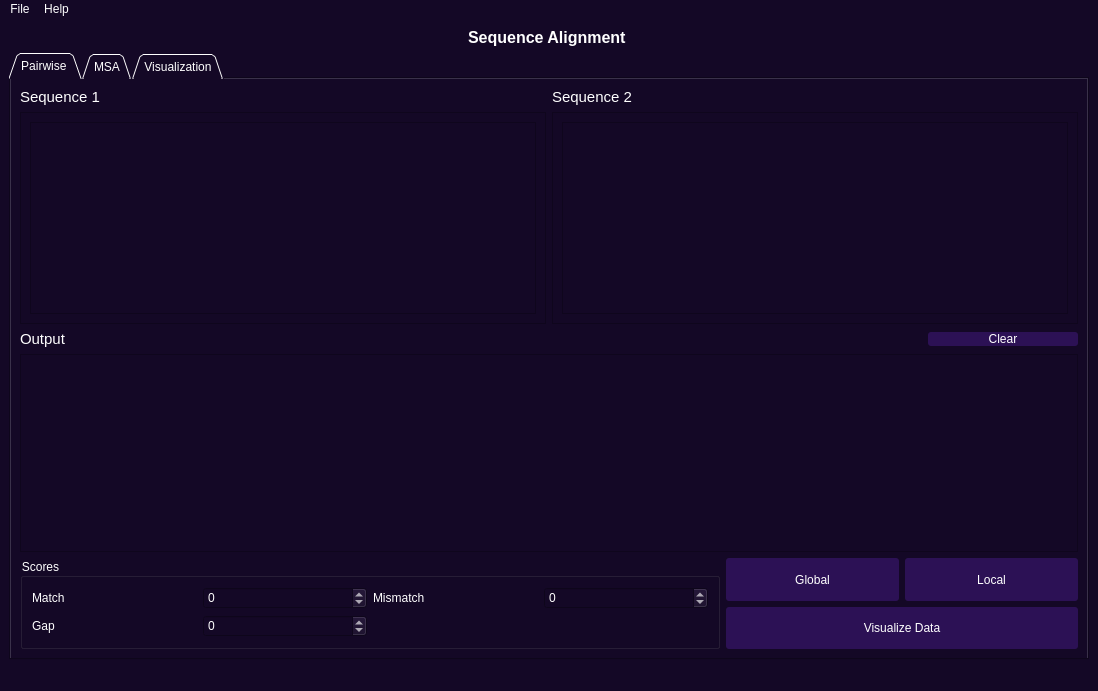
<?xml version="1.0" encoding="UTF-8"?>
<ui version="4.0">
 <class>MainWindow</class>
 <widget class="QMainWindow" name="MainWindow">
  <property name="geometry">
   <rect>
    <x>0</x>
    <y>0</y>
    <width>1098</width>
    <height>691</height>
   </rect>
  </property>
  <property name="windowTitle">
   <string>MainWindow</string>
  </property>
  <property name="styleSheet">
   <string notr="true">background-color: rgb(27, 30, 54);
color: rgb(255, 255, 255);
background-color:#140826</string>
  </property>
  <widget class="QWidget" name="centralwidget">
   <layout class="QGridLayout" name="gridLayout">
    <item row="0" column="0">
     <widget class="QLabel" name="label_2">
      <property name="text">
       <string>&lt;html&gt;&lt;head/&gt;&lt;body&gt;&lt;p align=&quot;center&quot;&gt;&lt;span style=&quot; font-size:12pt; font-weight:600;&quot;&gt;Sequence Alignment &lt;/span&gt;&lt;/p&gt;&lt;/body&gt;&lt;/html&gt;</string>
      </property>
     </widget>
    </item>
    <item row="1" column="0">
     <widget class="QTabWidget" name="tabWidget">
      <property name="enabled">
       <bool>true</bool>
      </property>
      <property name="font">
       <font>
        <family>MS Shell Dlg 2</family>
        <pointsize>9</pointsize>
        <weight>50</weight>
        <italic>false</italic>
        <bold>false</bold>
       </font>
      </property>
      <property name="styleSheet">
       <string notr="true">
font: 9pt &quot;MS Shell Dlg 2&quot;;</string>
      </property>
      <property name="tabShape">
       <enum>QTabWidget::Triangular</enum>
      </property>
      <property name="currentIndex">
       <number>0</number>
      </property>
      <widget class="QWidget" name="tab">
       <attribute name="title">
        <string>Pairwise </string>
       </attribute>
       <layout class="QGridLayout" name="gridLayout_23">
        <item row="0" column="0">
         <layout class="QGridLayout" name="gridLayout_22">
          <item row="0" column="0">
           <layout class="QGridLayout" name="gridLayout_8"/>
          </item>
          <item row="2" column="1">
           <widget class="QScrollArea" name="scrollArea_2">
            <property name="widgetResizable">
             <bool>true</bool>
            </property>
            <widget class="QWidget" name="scrollAreaWidgetContents_4">
             <property name="geometry">
              <rect>
               <x>0</x>
               <y>0</y>
               <width>517</width>
               <height>216</height>
              </rect>
             </property>
             <layout class="QGridLayout" name="gridLayout_3">
              <item row="0" column="0">
               <widget class="QTextEdit" name="pairwise_seq2_in_line">
                <property name="font">
                 <font>
                  <family>MS Shell Dlg 2</family>
                  <pointsize>9</pointsize>
                  <weight>50</weight>
                  <italic>false</italic>
                  <bold>false</bold>
                 </font>
                </property>
               </widget>
              </item>
             </layout>
            </widget>
           </widget>
          </item>
          <item row="1" column="1">
           <widget class="QLabel" name="label_8">
            <property name="text">
             <string>&lt;html&gt;&lt;head/&gt;&lt;body&gt;&lt;p&gt;&lt;span style=&quot; font-size:11pt;&quot;&gt;Sequence 2 &lt;/span&gt;&lt;/p&gt;&lt;/body&gt;&lt;/html&gt;</string>
            </property>
           </widget>
          </item>
          <item row="1" column="0" rowspan="2">
           <layout class="QGridLayout" name="gridLayout_9">
            <item row="1" column="0">
             <widget class="QScrollArea" name="scrollArea">
              <property name="widgetResizable">
               <bool>true</bool>
              </property>
              <widget class="QWidget" name="scrollAreaWidgetContents">
               <property name="geometry">
                <rect>
                 <x>0</x>
                 <y>0</y>
                 <width>516</width>
                 <height>214</height>
                </rect>
               </property>
               <layout class="QGridLayout" name="gridLayout_2">
                <item row="0" column="0">
                 <widget class="QTextEdit" name="pairwise_seq1_in_line">
                  <property name="font">
                   <font>
                    <family>MS Shell Dlg 2</family>
                    <pointsize>9</pointsize>
                    <weight>50</weight>
                    <italic>false</italic>
                    <bold>false</bold>
                   </font>
                  </property>
                 </widget>
                </item>
               </layout>
              </widget>
             </widget>
            </item>
            <item row="0" column="0">
             <widget class="QLabel" name="label_10">
              <property name="text">
               <string>&lt;html&gt;&lt;head/&gt;&lt;body&gt;&lt;p&gt;&lt;span style=&quot; font-size:11pt;&quot;&gt;Sequence 1&lt;/span&gt;&lt;/p&gt;&lt;/body&gt;&lt;/html&gt;</string>
              </property>
             </widget>
            </item>
           </layout>
          </item>
         </layout>
        </item>
        <item row="2" column="0">
         <layout class="QGridLayout" name="gridLayout_7">
          <item row="1" column="1" colspan="2">
           <widget class="QPushButton" name="visualize_pairwise_data_button">
            <property name="sizePolicy">
             <sizepolicy hsizetype="Minimum" vsizetype="Maximum">
              <horstretch>0</horstretch>
              <verstretch>0</verstretch>
             </sizepolicy>
            </property>
            <property name="maximumSize">
             <size>
              <width>900</width>
              <height>100</height>
             </size>
            </property>
            <property name="focusPolicy">
             <enum>Qt::StrongFocus</enum>
            </property>
            <property name="styleSheet">
             <string notr="true">QPushButton {
    border-radius: 3px;
    background-color:#2c1155;
    font: 12pt &quot;MS Shell Dlg 2&quot;;
    }

QPushButton:hover {
    background-color:#6e2ad5
    }

</string>
            </property>
            <property name="text">
             <string>Visualize Data</string>
            </property>
            <property name="icon">
             <iconset>
              <normaloff>icons/Real-Time-256.png</normaloff>icons/Real-Time-256.png</iconset>
            </property>
           </widget>
          </item>
          <item row="0" column="2">
           <widget class="QPushButton" name="local_align_button">
            <property name="sizePolicy">
             <sizepolicy hsizetype="Minimum" vsizetype="Maximum">
              <horstretch>0</horstretch>
              <verstretch>0</verstretch>
             </sizepolicy>
            </property>
            <property name="maximumSize">
             <size>
              <width>300</width>
              <height>100</height>
             </size>
            </property>
            <property name="styleSheet">
             <string notr="true">QPushButton {
    border-radius: 3px;
    background-color:#2c1155;
    font: 12pt &quot;MS Shell Dlg 2&quot;;
    }

QPushButton:hover {
    background-color:#6e2ad5
    }


</string>
            </property>
            <property name="text">
             <string>Local</string>
            </property>
            <property name="checkable">
             <bool>true</bool>
            </property>
            <property name="checked">
             <bool>true</bool>
            </property>
            <property name="autoRepeat">
             <bool>false</bool>
            </property>
            <property name="autoExclusive">
             <bool>false</bool>
            </property>
            <attribute name="buttonGroup">
             <string notr="true">buttonGroup_2</string>
            </attribute>
           </widget>
          </item>
          <item row="0" column="1">
           <widget class="QPushButton" name="global_align_button">
            <property name="sizePolicy">
             <sizepolicy hsizetype="Minimum" vsizetype="Maximum">
              <horstretch>0</horstretch>
              <verstretch>0</verstretch>
             </sizepolicy>
            </property>
            <property name="maximumSize">
             <size>
              <width>300</width>
              <height>100</height>
             </size>
            </property>
            <property name="focusPolicy">
             <enum>Qt::StrongFocus</enum>
            </property>
            <property name="autoFillBackground">
             <bool>false</bool>
            </property>
            <property name="styleSheet">
             <string notr="true">QPushButton {
    border-radius: 3px;
    background-color:#2c1155;
    font: 12pt &quot;MS Shell Dlg 2&quot;;
    }

QPushButton:hover {
    background-color:#6e2ad5
    }


</string>
            </property>
            <property name="text">
             <string>Global</string>
            </property>
            <property name="checkable">
             <bool>true</bool>
            </property>
            <attribute name="buttonGroup">
             <string notr="true">buttonGroup_2</string>
            </attribute>
           </widget>
          </item>
          <item row="0" column="0" rowspan="2">
           <widget class="QGroupBox" name="groupBox">
            <property name="sizePolicy">
             <sizepolicy hsizetype="Expanding" vsizetype="Minimum">
              <horstretch>0</horstretch>
              <verstretch>0</verstretch>
             </sizepolicy>
            </property>
            <property name="maximumSize">
             <size>
              <width>700</width>
              <height>16777215</height>
             </size>
            </property>
            <property name="styleSheet">
             <string notr="true">font: 11pt &quot;MS Shell Dlg 2&quot;;</string>
            </property>
            <property name="title">
             <string>Scores</string>
            </property>
            <layout class="QGridLayout" name="gridLayout_6">
             <item row="0" column="0">
              <layout class="QGridLayout" name="gridLayout_5">
               <item row="0" column="0">
                <widget class="QLabel" name="label_4">
                 <property name="text">
                  <string>Match</string>
                 </property>
                </widget>
               </item>
               <item row="2" column="0">
                <widget class="QLabel" name="label_6">
                 <property name="text">
                  <string>Gap</string>
                 </property>
                </widget>
               </item>
               <item row="2" column="1">
                <widget class="QSpinBox" name="pair_gap_input">
                 <property name="minimum">
                  <number>-99</number>
                 </property>
                </widget>
               </item>
               <item row="0" column="2">
                <widget class="QLabel" name="label_5">
                 <property name="text">
                  <string>Mismatch</string>
                 </property>
                </widget>
               </item>
               <item row="0" column="1">
                <widget class="QSpinBox" name="pair_match_input">
                 <property name="minimum">
                  <number>-99</number>
                 </property>
                </widget>
               </item>
               <item row="0" column="3">
                <widget class="QSpinBox" name="pair_mismatch_input">
                 <property name="minimum">
                  <number>-99</number>
                 </property>
                </widget>
               </item>
              </layout>
             </item>
            </layout>
           </widget>
          </item>
         </layout>
        </item>
        <item row="1" column="0">
         <layout class="QGridLayout" name="gridLayout_10">
          <item row="4" column="0">
           <widget class="QScrollArea" name="scrollArea_3">
            <property name="widgetResizable">
             <bool>true</bool>
            </property>
            <widget class="QWidget" name="scrollAreaWidgetContents_5">
             <property name="geometry">
              <rect>
               <x>0</x>
               <y>0</y>
               <width>1044</width>
               <height>120</height>
              </rect>
             </property>
             <layout class="QGridLayout" name="gridLayout_4">
              <item row="0" column="0">
               <widget class="QLabel" name="pairwise_output_line">
                <property name="font">
                 <font>
                  <family>MS Shell Dlg 2</family>
                  <pointsize>10</pointsize>
                  <weight>50</weight>
                  <italic>false</italic>
                  <bold>false</bold>
                 </font>
                </property>
                <property name="styleSheet">
                 <string notr="true">font: 10pt &quot;MS Shell Dlg 2&quot;;</string>
                </property>
                <property name="text">
                 <string>&lt;html&gt;&lt;head/&gt;&lt;body&gt;&lt;p&gt;&lt;br/&gt;&lt;/p&gt;&lt;p&gt;&lt;br/&gt;&lt;/p&gt;&lt;/body&gt;&lt;/html&gt;</string>
                </property>
               </widget>
              </item>
             </layout>
            </widget>
           </widget>
          </item>
          <item row="2" column="0">
           <layout class="QHBoxLayout" name="horizontalLayout_4">
            <item>
             <widget class="QLabel" name="label_9">
              <property name="maximumSize">
               <size>
                <width>16777215</width>
                <height>16777215</height>
               </size>
              </property>
              <property name="text">
               <string>&lt;html&gt;&lt;head/&gt;&lt;body&gt;&lt;p&gt;&lt;span style=&quot; font-size:11pt;&quot;&gt;Output&lt;/span&gt;&lt;/p&gt;&lt;/body&gt;&lt;/html&gt;</string>
              </property>
             </widget>
            </item>
            <item>
             <widget class="QPushButton" name="pairwise_clear_button">
              <property name="maximumSize">
               <size>
                <width>150</width>
                <height>16777215</height>
               </size>
              </property>
              <property name="styleSheet">
               <string notr="true">QPushButton {
    border-radius: 3px;
    background-color:#2c1155;
    font: 12pt &quot;MS Shell Dlg 2&quot;;
    }

QPushButton:hover {
    background-color:#6e2ad5
    }</string>
              </property>
              <property name="text">
               <string>Clear</string>
              </property>
              <property name="icon">
               <iconset>
                <normaloff>icons/Garbage-Closed-256.png</normaloff>icons/Garbage-Closed-256.png</iconset>
              </property>
             </widget>
            </item>
           </layout>
          </item>
         </layout>
        </item>
       </layout>
      </widget>
      <widget class="QWidget" name="MSA">
       <attribute name="title">
        <string>MSA</string>
       </attribute>
       <layout class="QGridLayout" name="gridLayout_19">
        <item row="1" column="0">
         <layout class="QGridLayout" name="gridLayout_13">
          <item row="0" column="3">
           <widget class="QLCDNumber" name="lcd_mutual_information">
            <property name="maximumSize">
             <size>
              <width>55</width>
              <height>16777215</height>
             </size>
            </property>
           </widget>
          </item>
          <item row="0" column="5">
           <widget class="QLCDNumber" name="lcd_sum_of_pairs">
            <property name="maximumSize">
             <size>
              <width>55</width>
              <height>16777215</height>
             </size>
            </property>
           </widget>
          </item>
          <item row="0" column="2">
           <widget class="QLabel" name="label_14">
            <property name="maximumSize">
             <size>
              <width>125</width>
              <height>16777215</height>
             </size>
            </property>
            <property name="text">
             <string>Mutual Information</string>
            </property>
           </widget>
          </item>
          <item row="0" column="0">
           <widget class="QLabel" name="label_13">
            <property name="sizePolicy">
             <sizepolicy hsizetype="Preferred" vsizetype="Minimum">
              <horstretch>0</horstretch>
              <verstretch>0</verstretch>
             </sizepolicy>
            </property>
            <property name="maximumSize">
             <size>
              <width>110</width>
              <height>16777215</height>
             </size>
            </property>
            <property name="text">
             <string>Percent Identity</string>
            </property>
           </widget>
          </item>
          <item row="0" column="11">
           <widget class="QPushButton" name="align_msa_button">
            <property name="maximumSize">
             <size>
              <width>500</width>
              <height>100</height>
             </size>
            </property>
            <property name="styleSheet">
             <string notr="true">QPushButton {
    border-radius: 3px;
    background-color:#2c1155;
    font: 12pt &quot;MS Shell Dlg 2&quot;;
    }

QPushButton:hover {
    background-color:#6e2ad5
    }

</string>
            </property>
            <property name="text">
             <string>Align</string>
            </property>
            <property name="checkable">
             <bool>true</bool>
            </property>
           </widget>
          </item>
          <item row="0" column="4">
           <widget class="QLabel" name="label_15">
            <property name="maximumSize">
             <size>
              <width>100</width>
              <height>16777215</height>
             </size>
            </property>
            <property name="text">
             <string>Sum Of Pairs</string>
            </property>
           </widget>
          </item>
          <item row="0" column="1">
           <widget class="QLCDNumber" name="lcd_percent_identity">
            <property name="maximumSize">
             <size>
              <width>55</width>
              <height>16777215</height>
             </size>
            </property>
            <property name="smallDecimalPoint">
             <bool>false</bool>
            </property>
            <property name="digitCount">
             <number>5</number>
            </property>
            <property name="value" stdset="0">
             <double>0.000000000000000</double>
            </property>
           </widget>
          </item>
          <item row="0" column="9">
           <widget class="QPushButton" name="visualize_msa_data_button">
            <property name="maximumSize">
             <size>
              <width>500</width>
              <height>100</height>
             </size>
            </property>
            <property name="styleSheet">
             <string notr="true">QPushButton {
    border-radius: 3px;
    background-color:#2c1155;
    font: 12pt &quot;MS Shell Dlg 2&quot;;
    }

QPushButton:hover {
    background-color:#6e2ad5
    }

</string>
            </property>
            <property name="text">
             <string>Visualize Data</string>
            </property>
            <property name="icon">
             <iconset>
              <normaloff>icons/Real-Time-256.png</normaloff>icons/Real-Time-256.png</iconset>
            </property>
           </widget>
          </item>
          <item row="0" column="8">
           <widget class="QPushButton" name="assess_msa_button">
            <property name="maximumSize">
             <size>
              <width>500</width>
              <height>100</height>
             </size>
            </property>
            <property name="styleSheet">
             <string notr="true">QPushButton {
    border-radius: 3px;
    background-color:#2c1155;
    font: 12pt &quot;MS Shell Dlg 2&quot;;
    }

QPushButton:hover {
    background-color:#6e2ad5
    }
</string>
            </property>
            <property name="text">
             <string>Assess</string>
            </property>
           </widget>
          </item>
          <item row="0" column="6">
           <widget class="QLabel" name="label_49">
            <property name="maximumSize">
             <size>
              <width>100</width>
              <height>16777215</height>
             </size>
            </property>
            <property name="text">
             <string>Normalized MI</string>
            </property>
           </widget>
          </item>
          <item row="0" column="7">
           <widget class="QLCDNumber" name="lcdNumber">
            <property name="maximumSize">
             <size>
              <width>55</width>
              <height>16777215</height>
             </size>
            </property>
           </widget>
          </item>
         </layout>
        </item>
        <item row="0" column="0">
         <layout class="QGridLayout" name="gridLayout_11">
          <item row="18" column="0" colspan="2">
           <widget class="QScrollArea" name="scrollArea_6">
            <property name="widgetResizable">
             <bool>true</bool>
            </property>
            <widget class="QWidget" name="scrollAreaWidgetContents_7">
             <property name="geometry">
              <rect>
               <x>0</x>
               <y>0</y>
               <width>1044</width>
               <height>85</height>
              </rect>
             </property>
             <layout class="QGridLayout" name="gridLayout_16">
              <item row="0" column="0">
               <widget class="QLabel" name="msa_output_line">
                <property name="styleSheet">
                 <string notr="true">font: 10pt &quot;MS Shell Dlg 2&quot;;</string>
                </property>
                <property name="text">
                 <string/>
                </property>
               </widget>
              </item>
             </layout>
            </widget>
           </widget>
          </item>
          <item row="9" column="0">
           <widget class="QScrollArea" name="scrollArea_5">
            <property name="widgetResizable">
             <bool>true</bool>
            </property>
            <widget class="QWidget" name="scrollAreaWidgetContents_6">
             <property name="geometry">
              <rect>
               <x>0</x>
               <y>0</y>
               <width>518</width>
               <height>145</height>
              </rect>
             </property>
             <layout class="QGridLayout" name="gridLayout_15">
              <item row="0" column="0">
               <widget class="QTextEdit" name="msa_seq2_in_line">
                <property name="styleSheet">
                 <string notr="true">font: 10pt &quot;MS Shell Dlg 2&quot;;</string>
                </property>
               </widget>
              </item>
             </layout>
            </widget>
           </widget>
          </item>
          <item row="9" column="1">
           <widget class="QScrollArea" name="scrollArea_7">
            <property name="widgetResizable">
             <bool>true</bool>
            </property>
            <widget class="QWidget" name="scrollAreaWidgetContents_8">
             <property name="geometry">
              <rect>
               <x>0</x>
               <y>0</y>
               <width>517</width>
               <height>145</height>
              </rect>
             </property>
             <layout class="QGridLayout" name="gridLayout_21">
              <item row="0" column="0">
               <widget class="QTextEdit" name="msa_seq4_in_line">
                <property name="styleSheet">
                 <string notr="true">font: 10pt &quot;MS Shell Dlg 2&quot;;
</string>
                </property>
               </widget>
              </item>
             </layout>
            </widget>
           </widget>
          </item>
          <item row="0" column="0">
           <layout class="QGridLayout" name="gridLayout_12"/>
          </item>
          <item row="1" column="0">
           <layout class="QHBoxLayout" name="horizontalLayout_3"/>
          </item>
          <item row="3" column="0">
           <widget class="QLabel" name="label">
            <property name="styleSheet">
             <string notr="true">font: 11pt &quot;MS Shell Dlg 2&quot;;</string>
            </property>
            <property name="text">
             <string>Sequence 1</string>
            </property>
           </widget>
          </item>
          <item row="3" column="1">
           <widget class="QLabel" name="label_3">
            <property name="text">
             <string>&lt;html&gt;&lt;head/&gt;&lt;body&gt;&lt;p&gt;&lt;span style=&quot; font-size:11pt;&quot;&gt;Sequence 3&lt;/span&gt;&lt;/p&gt;&lt;/body&gt;&lt;/html&gt;</string>
            </property>
           </widget>
          </item>
          <item row="7" column="0">
           <widget class="QScrollArea" name="scrollArea_4">
            <property name="widgetResizable">
             <bool>true</bool>
            </property>
            <widget class="QWidget" name="scrollAreaWidgetContents_2">
             <property name="geometry">
              <rect>
               <x>0</x>
               <y>0</y>
               <width>518</width>
               <height>144</height>
              </rect>
             </property>
             <layout class="QGridLayout" name="gridLayout_14">
              <item row="0" column="0">
               <widget class="QTextEdit" name="msa_seq1_in_line">
                <property name="styleSheet">
                 <string notr="true">font: 10pt &quot;MS Shell Dlg 2&quot;;</string>
                </property>
               </widget>
              </item>
             </layout>
            </widget>
           </widget>
          </item>
          <item row="7" column="1">
           <widget class="QScrollArea" name="scrollArea_8">
            <property name="widgetResizable">
             <bool>true</bool>
            </property>
            <widget class="QWidget" name="scrollAreaWidgetContents_9">
             <property name="geometry">
              <rect>
               <x>0</x>
               <y>0</y>
               <width>517</width>
               <height>144</height>
              </rect>
             </property>
             <layout class="QGridLayout" name="gridLayout_20">
              <item row="0" column="0">
               <widget class="QTextEdit" name="msa_seq3_in_line">
                <property name="styleSheet">
                 <string notr="true">font: 10pt &quot;MS Shell Dlg 2&quot;;</string>
                </property>
               </widget>
              </item>
             </layout>
            </widget>
           </widget>
          </item>
          <item row="8" column="0">
           <widget class="QLabel" name="label_7">
            <property name="text">
             <string>&lt;html&gt;&lt;head/&gt;&lt;body&gt;&lt;p&gt;&lt;span style=&quot; font-size:11pt;&quot;&gt;Sequence 2&lt;/span&gt;&lt;/p&gt;&lt;/body&gt;&lt;/html&gt;</string>
            </property>
           </widget>
          </item>
          <item row="8" column="1">
           <widget class="QLabel" name="label_12">
            <property name="text">
             <string>&lt;html&gt;&lt;head/&gt;&lt;body&gt;&lt;p&gt;&lt;span style=&quot; font-size:11pt;&quot;&gt;Sequence 4&lt;/span&gt;&lt;/p&gt;&lt;/body&gt;&lt;/html&gt;</string>
            </property>
           </widget>
          </item>
          <item row="10" column="0" colspan="2">
           <layout class="QHBoxLayout" name="horizontalLayout_11">
            <item>
             <widget class="QLabel" name="label_11">
              <property name="text">
               <string>&lt;html&gt;&lt;head/&gt;&lt;body&gt;&lt;p&gt;&lt;span style=&quot; font-size:11pt;&quot;&gt;Output&lt;/span&gt;&lt;/p&gt;&lt;/body&gt;&lt;/html&gt;</string>
              </property>
             </widget>
            </item>
            <item>
             <widget class="QPushButton" name="msa_clear_button">
              <property name="maximumSize">
               <size>
                <width>150</width>
                <height>16777215</height>
               </size>
              </property>
              <property name="focusPolicy">
               <enum>Qt::WheelFocus</enum>
              </property>
              <property name="layoutDirection">
               <enum>Qt::LeftToRight</enum>
              </property>
              <property name="autoFillBackground">
               <bool>false</bool>
              </property>
              <property name="styleSheet">
               <string notr="true">QPushButton {
    border-radius: 3px;
    background-color:#2c1155;
    font: 12pt &quot;MS Shell Dlg 2&quot;;
    }

QPushButton:hover {
    background-color:#6e2ad5
    }
</string>
              </property>
              <property name="text">
               <string>Clear</string>
              </property>
              <property name="icon">
               <iconset>
                <normaloff>icons/Garbage-Closed-256.png</normaloff>icons/Garbage-Closed-256.png</iconset>
              </property>
              <property name="autoRepeat">
               <bool>false</bool>
              </property>
              <property name="autoRepeatDelay">
               <number>300</number>
              </property>
              <property name="default">
               <bool>false</bool>
              </property>
             </widget>
            </item>
           </layout>
          </item>
         </layout>
        </item>
       </layout>
      </widget>
      <widget class="QWidget" name="tab_2">
       <attribute name="icon">
        <iconset>
         <normaloff>icons/Real-Time-256.png</normaloff>icons/Real-Time-256.png</iconset>
       </attribute>
       <attribute name="title">
        <string>Visualization</string>
       </attribute>
       <layout class="QGridLayout" name="gridLayout_86">
        <item row="0" column="0">
         <widget class="QSplitter" name="splitter_9">
          <property name="orientation">
           <enum>Qt::Vertical</enum>
          </property>
          <widget class="QSplitter" name="splitter_10">
           <property name="orientation">
            <enum>Qt::Horizontal</enum>
           </property>
           <widget class="QScrollArea" name="scrollArea_45">
            <property name="widgetResizable">
             <bool>true</bool>
            </property>
            <widget class="QWidget" name="scrollAreaWidgetContents_46">
             <property name="geometry">
              <rect>
               <x>0</x>
               <y>0</y>
               <width>464</width>
               <height>264</height>
              </rect>
             </property>
             <layout class="QVBoxLayout" name="verticalLayout_14">
              <item>
               <widget class="QLabel" name="label_16">
                <property name="maximumSize">
                 <size>
                  <width>16777215</width>
                  <height>30</height>
                 </size>
                </property>
                <property name="text">
                 <string>&lt;html&gt;&lt;head/&gt;&lt;body&gt;&lt;p align=&quot;center&quot;&gt;&lt;span style=&quot; font-size:12pt;&quot;&gt;Heat Map&lt;/span&gt;&lt;/p&gt;&lt;/body&gt;&lt;/html&gt;</string>
                </property>
               </widget>
              </item>
              <item>
               <layout class="QGridLayout" name="pairwise_heatmap"/>
              </item>
             </layout>
            </widget>
           </widget>
           <widget class="QScrollArea" name="scrollArea_46">
            <property name="widgetResizable">
             <bool>true</bool>
            </property>
            <widget class="QWidget" name="scrollAreaWidgetContents_47">
             <property name="geometry">
              <rect>
               <x>0</x>
               <y>0</y>
               <width>574</width>
               <height>264</height>
              </rect>
             </property>
             <layout class="QVBoxLayout" name="verticalLayout_15">
              <item>
               <widget class="QLabel" name="label_17">
                <property name="maximumSize">
                 <size>
                  <width>16777215</width>
                  <height>30</height>
                 </size>
                </property>
                <property name="text">
                 <string>&lt;html&gt;&lt;head/&gt;&lt;body&gt;&lt;p align=&quot;center&quot;&gt;&lt;span style=&quot; font-size:12pt; font-weight:600;&quot;&gt;Correlation&lt;/span&gt;&lt;/p&gt;&lt;/body&gt;&lt;/html&gt;</string>
                </property>
               </widget>
              </item>
              <item>
               <layout class="QGridLayout" name="pairwaise_correlation"/>
              </item>
             </layout>
            </widget>
           </widget>
          </widget>
          <widget class="QScrollArea" name="scrollArea_47">
           <property name="widgetResizable">
            <bool>true</bool>
           </property>
           <widget class="QWidget" name="scrollAreaWidgetContents_48">
            <property name="geometry">
             <rect>
              <x>0</x>
              <y>0</y>
              <width>1046</width>
              <height>264</height>
             </rect>
            </property>
            <layout class="QVBoxLayout" name="verticalLayout_16">
             <item>
              <widget class="QLabel" name="label_18">
               <property name="maximumSize">
                <size>
                 <width>16777215</width>
                 <height>30</height>
                </size>
               </property>
               <property name="text">
                <string>&lt;html&gt;&lt;head/&gt;&lt;body&gt;&lt;p align=&quot;center&quot;&gt;&lt;span style=&quot; font-size:12pt; font-weight:600;&quot;&gt;Alignment Visualization&lt;/span&gt;&lt;/p&gt;&lt;/body&gt;&lt;/html&gt;</string>
               </property>
              </widget>
             </item>
             <item>
              <layout class="QGridLayout" name="MSAVisualization"/>
             </item>
            </layout>
           </widget>
          </widget>
         </widget>
        </item>
       </layout>
      </widget>
     </widget>
    </item>
   </layout>
  </widget>
  <widget class="QMenuBar" name="menubar">
   <property name="geometry">
    <rect>
     <x>0</x>
     <y>0</y>
     <width>1098</width>
     <height>26</height>
    </rect>
   </property>
   <widget class="QMenu" name="menuHelp">
    <property name="title">
     <string>File</string>
    </property>
    <addaction name="actionOpen_Fasta"/>
   </widget>
   <widget class="QMenu" name="actionAbout_Us">
    <property name="title">
     <string>Help</string>
    </property>
    <addaction name="actionAbout_Us_2"/>
   </widget>
   <addaction name="menuHelp"/>
   <addaction name="actionAbout_Us"/>
  </widget>
  <widget class="QStatusBar" name="statusbar"/>
  <action name="actionOpen_Fasta">
   <property name="icon">
    <iconset>
     <normaloff>data/icons/Open-256.png</normaloff>data/icons/Open-256.png</iconset>
   </property>
   <property name="text">
    <string>Open Fasta</string>
   </property>
  </action>
  <action name="actionAbout_Us_2">
   <property name="text">
    <string>About Us </string>
   </property>
  </action>
 </widget>
 <resources/>
 <connections/>
 <buttongroups>
  <buttongroup name="buttonGroup_2"/>
 </buttongroups>
</ui>
